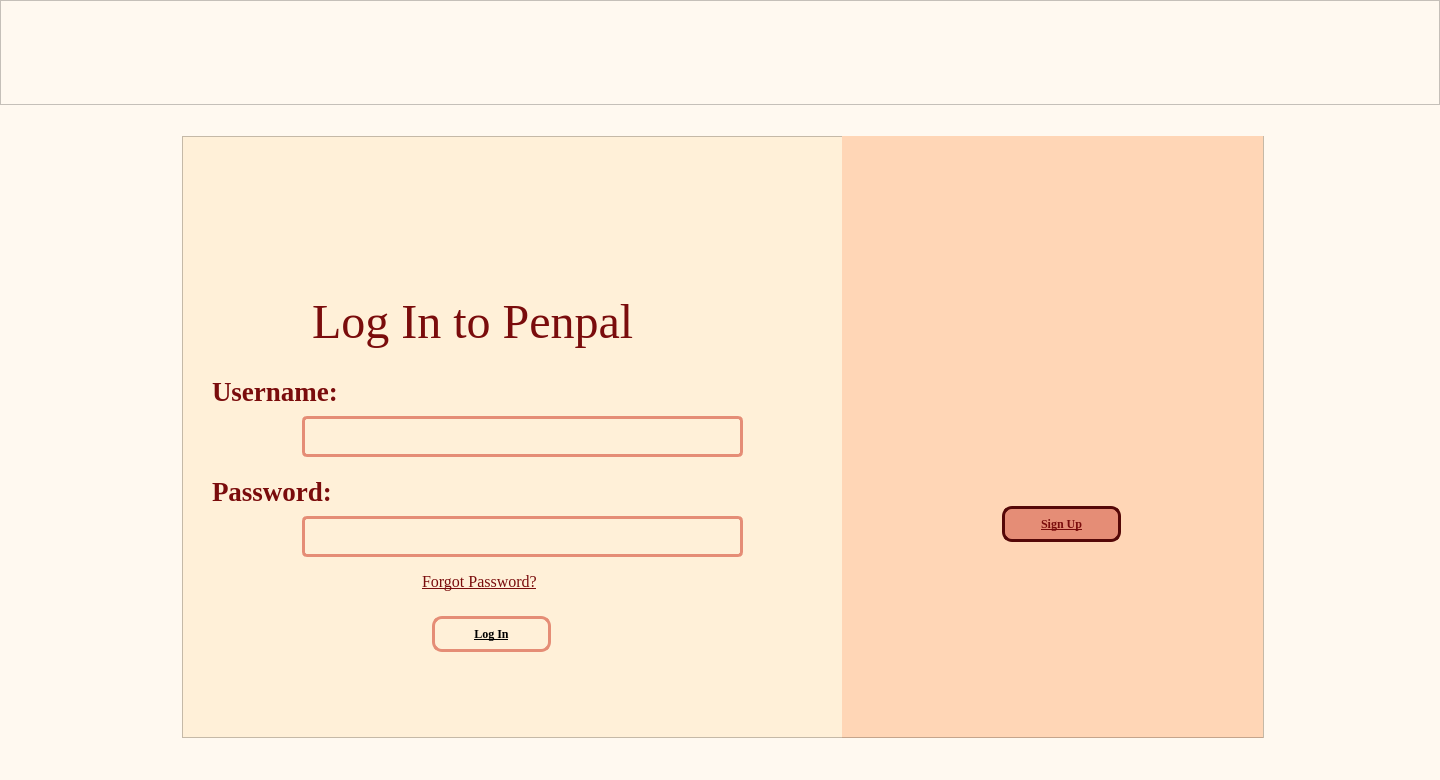
<?xml version="1.0" encoding="UTF-8"?>
<ui version="4.0">
 <class>LogIn</class>
 <widget class="QDialog" name="LogIn">
  <property name="geometry">
   <rect>
    <x>0</x>
    <y>0</y>
    <width>1440</width>
    <height>780</height>
   </rect>
  </property>
  <property name="windowTitle">
   <string>Dialog</string>
  </property>
  <property name="styleSheet">
   <string notr="true">background-color: rgb(255, 249, 240);

</string>
  </property>
  <widget class="QFrame" name="LI_Header">
   <property name="geometry">
    <rect>
     <x>0</x>
     <y>0</y>
     <width>1440</width>
     <height>105</height>
    </rect>
   </property>
   <property name="styleSheet">
    <string notr="true">background: qlineargradient(
    spread:pad, 
    x1:0, y1:0, x2:1, y2:0, 
    stop:0 #EDC27E, 
    stop:0.526 #EDC27E, 
    stop:1 #DC586D
);

</string>
   </property>
   <property name="frameShape">
    <enum>QFrame::StyledPanel</enum>
   </property>
   <property name="frameShadow">
    <enum>QFrame::Raised</enum>
   </property>
   <widget class="QLabel" name="LI_HeaderIcon">
    <property name="geometry">
     <rect>
      <x>-70</x>
      <y>-20</y>
      <width>274</width>
      <height>146</height>
     </rect>
    </property>
    <property name="font">
     <font>
      <family>Lucida Handwriting</family>
      <pointsize>28</pointsize>
     </font>
    </property>
    <property name="styleSheet">
     <string notr="true">color: rgb(98, 65, 66);
background: transparent;</string>
    </property>
    <property name="text">
     <string/>
    </property>
    <property name="pixmap">
     <pixmap>HeaderIcon.png</pixmap>
    </property>
    <property name="scaledContents">
     <bool>true</bool>
    </property>
   </widget>
  </widget>
  <widget class="QFrame" name="LI_MainPanel">
   <property name="geometry">
    <rect>
     <x>182</x>
     <y>136</y>
     <width>1082</width>
     <height>602</height>
    </rect>
   </property>
   <property name="styleSheet">
    <string notr="true">background-color: rgb(255, 240, 216);</string>
   </property>
   <property name="frameShape">
    <enum>QFrame::StyledPanel</enum>
   </property>
   <property name="frameShadow">
    <enum>QFrame::Raised</enum>
   </property>
   <widget class="QFrame" name="LI_SidePanel">
    <property name="geometry">
     <rect>
      <x>660</x>
      <y>0</y>
      <width>421</width>
      <height>602</height>
     </rect>
    </property>
    <property name="styleSheet">
     <string notr="true">background-color: rgb(255, 214, 182);</string>
    </property>
    <property name="frameShape">
     <enum>QFrame::StyledPanel</enum>
    </property>
    <property name="frameShadow">
     <enum>QFrame::Raised</enum>
    </property>
    <widget class="QLabel" name="LI_SidePanelBg">
     <property name="geometry">
      <rect>
       <x>-310</x>
       <y>0</y>
       <width>1071</width>
       <height>601</height>
      </rect>
     </property>
     <property name="text">
      <string/>
     </property>
     <property name="pixmap">
      <pixmap>LI_SidePanel.png</pixmap>
     </property>
     <property name="scaledContents">
      <bool>true</bool>
     </property>
    </widget>
    <widget class="QLabel" name="LI_StatementLBL">
     <property name="geometry">
      <rect>
       <x>-140</x>
       <y>80</y>
       <width>721</width>
       <height>421</height>
      </rect>
     </property>
     <property name="font">
      <font>
       <family>Times New Roman</family>
       <pointsize>16</pointsize>
       <weight>75</weight>
       <bold>true</bold>
      </font>
     </property>
     <property name="styleSheet">
      <string notr="true">color: rgb(122, 12, 12);
background: transparent;</string>
     </property>
     <property name="text">
      <string/>
     </property>
     <property name="pixmap">
      <pixmap>LI_SignUpStatement.png</pixmap>
     </property>
     <property name="scaledContents">
      <bool>true</bool>
     </property>
    </widget>
    <widget class="QPushButton" name="LI_SignUpPB">
     <property name="geometry">
      <rect>
       <x>160</x>
       <y>370</y>
       <width>119</width>
       <height>36</height>
      </rect>
     </property>
     <property name="font">
      <font>
       <family>Times New Roman</family>
       <pointsize>9</pointsize>
       <weight>75</weight>
       <bold>true</bold>
       <underline>true</underline>
      </font>
     </property>
     <property name="cursor">
      <cursorShape>PointingHandCursor</cursorShape>
     </property>
     <property name="styleSheet">
      <string notr="true">border-color: rgb(122, 12, 12);
color: rgb(122, 12, 12);
border: 3px solid #550808;
background-color: rgb(229, 141, 118);
border-radius: 10px;
text-decoration: underline;
box-shadow: 5px 5px 15px rgba(0, 0, 0, 0.5);
text-color: #E58D76;

</string>
     </property>
     <property name="text">
      <string>Sign Up</string>
     </property>
     <property name="checkable">
      <bool>false</bool>
     </property>
     <property name="autoDefault">
      <bool>false</bool>
     </property>
     <property name="default">
      <bool>true</bool>
     </property>
    </widget>
   </widget>
   <widget class="QLabel" name="LI_LogInToPenpal">
    <property name="geometry">
     <rect>
      <x>130</x>
      <y>150</y>
      <width>411</width>
      <height>71</height>
     </rect>
    </property>
    <property name="font">
     <font>
      <family>Times New Roman</family>
      <pointsize>36</pointsize>
     </font>
    </property>
    <property name="styleSheet">
     <string notr="true">color: rgb(122, 12, 12);
background: transparent;</string>
    </property>
    <property name="text">
     <string>Log In to Penpal</string>
    </property>
   </widget>
   <widget class="QLabel" name="LI_UsernameLBL">
    <property name="geometry">
     <rect>
      <x>30</x>
      <y>220</y>
      <width>171</width>
      <height>71</height>
     </rect>
    </property>
    <property name="font">
     <font>
      <family>Times New Roman</family>
      <pointsize>20</pointsize>
      <weight>75</weight>
      <bold>true</bold>
     </font>
    </property>
    <property name="styleSheet">
     <string notr="true">color: rgb(122, 12, 12);
background: transparent;</string>
    </property>
    <property name="text">
     <string>Username:</string>
    </property>
   </widget>
   <widget class="QLabel" name="LI_PasswordLBL">
    <property name="geometry">
     <rect>
      <x>30</x>
      <y>320</y>
      <width>171</width>
      <height>71</height>
     </rect>
    </property>
    <property name="font">
     <font>
      <family>Times New Roman</family>
      <pointsize>20</pointsize>
      <weight>75</weight>
      <bold>true</bold>
     </font>
    </property>
    <property name="styleSheet">
     <string notr="true">color: rgb(122, 12, 12);
background: transparent;</string>
    </property>
    <property name="text">
     <string>Password:</string>
    </property>
   </widget>
   <widget class="QLineEdit" name="LI_PasswordLE">
    <property name="geometry">
     <rect>
      <x>120</x>
      <y>380</y>
      <width>441</width>
      <height>41</height>
     </rect>
    </property>
    <property name="styleSheet">
     <string notr="true">border-color: rgb(229, 141, 118);
border: 3px solid #E58D76;
border-radius: 5px;
background: transparent;</string>
    </property>
   </widget>
   <widget class="QPushButton" name="LI_LogInPB">
    <property name="geometry">
     <rect>
      <x>250</x>
      <y>480</y>
      <width>119</width>
      <height>36</height>
     </rect>
    </property>
    <property name="font">
     <font>
      <family>Times New Roman</family>
      <pointsize>9</pointsize>
      <weight>75</weight>
      <bold>true</bold>
      <underline>true</underline>
     </font>
    </property>
    <property name="cursor">
     <cursorShape>PointingHandCursor</cursorShape>
    </property>
    <property name="styleSheet">
     <string notr="true">border-color: rgb(229, 141, 118);
border: 3px solid #E58D76;
border-radius: 10px;
text-decoration: underline;
text-color: #E58D76;
box-shadow: 5px 5px 15px rgba(0, 0, 0, 0.5);
background: transparent;
</string>
    </property>
    <property name="text">
     <string>Log In</string>
    </property>
    <property name="default">
     <bool>false</bool>
    </property>
    <property name="flat">
     <bool>false</bool>
    </property>
   </widget>
   <widget class="QLabel" name="LI_Icon">
    <property name="geometry">
     <rect>
      <x>-40</x>
      <y>-10</y>
      <width>274</width>
      <height>146</height>
     </rect>
    </property>
    <property name="font">
     <font>
      <family>Lucida Handwriting</family>
      <pointsize>28</pointsize>
     </font>
    </property>
    <property name="styleSheet">
     <string notr="true">color: rgb(98, 65, 66);
background: transparent;</string>
    </property>
    <property name="text">
     <string/>
    </property>
    <property name="pixmap">
     <pixmap>Icon.png</pixmap>
    </property>
    <property name="scaledContents">
     <bool>true</bool>
    </property>
   </widget>
   <widget class="QLineEdit" name="LI_UsernameLE">
    <property name="geometry">
     <rect>
      <x>120</x>
      <y>280</y>
      <width>441</width>
      <height>41</height>
     </rect>
    </property>
    <property name="styleSheet">
     <string notr="true">border-color: rgb(229, 141, 118);
border: 3px solid #E58D76;
border-radius: 5px;
background: transparent;</string>
    </property>
   </widget>
   <widget class="QLabel" name="LI_ForgotPasswordLBL">
    <property name="geometry">
     <rect>
      <x>240</x>
      <y>430</y>
      <width>151</width>
      <height>31</height>
     </rect>
    </property>
    <property name="font">
     <font>
      <family>Times New Roman</family>
      <pointsize>12</pointsize>
      <underline>true</underline>
     </font>
    </property>
    <property name="cursor">
     <cursorShape>PointingHandCursor</cursorShape>
    </property>
    <property name="styleSheet">
     <string notr="true">color: rgb(122, 12, 12);
background: transparent;
text-decoration: underline
</string>
    </property>
    <property name="text">
     <string>Forgot Password?</string>
    </property>
   </widget>
   <widget class="QLabel" name="label">
    <property name="geometry">
     <rect>
      <x>190</x>
      <y>0</y>
      <width>941</width>
      <height>671</height>
     </rect>
    </property>
    <property name="styleSheet">
     <string notr="true">background: transparent;
</string>
    </property>
    <property name="text">
     <string/>
    </property>
    <property name="pixmap">
     <pixmap>LI_Shadow.png</pixmap>
    </property>
    <property name="scaledContents">
     <bool>true</bool>
    </property>
   </widget>
   <zorder>label</zorder>
   <zorder>LI_SidePanel</zorder>
   <zorder>LI_Icon</zorder>
   <zorder>LI_ForgotPasswordLBL</zorder>
   <zorder>LI_PasswordLE</zorder>
   <zorder>LI_PasswordLBL</zorder>
   <zorder>LI_UsernameLE</zorder>
   <zorder>LI_UsernameLBL</zorder>
   <zorder>LI_LogInToPenpal</zorder>
   <zorder>LI_LogInPB</zorder>
  </widget>
 </widget>
 <resources/>
 <connections/>
</ui>
